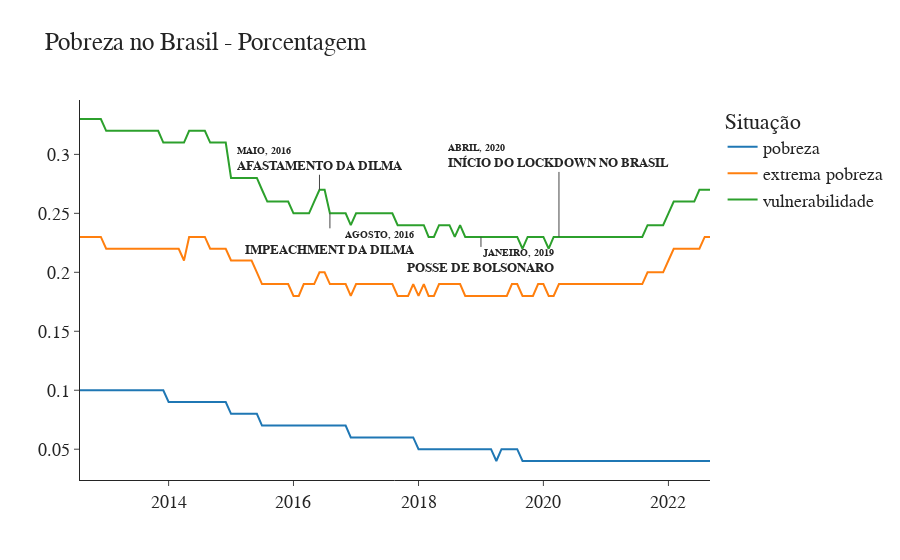

Notebook cell for this chart:
### Code cell
fig = go.Figure()



pobreza, pobreza_dilma1, pobreza_dilma2, pobreza_bolsonaro = datas('porcentagem_vulnerabilidade')


fig.add_trace(go.Scatter(x=df['referencia'], y=df['porcentagem_pobreza'], mode='lines', name='pobreza'))

fig.add_trace(go.Scatter(x=df['referencia'], y=df['porcentagem_extrema_pobreza'], mode='lines', name='extrema pobreza'))

fig.add_trace(go.Scatter(x=df['referencia'], y=df['porcentagem_vulnerabilidade'], mode='lines', name='vulnerabilidade'))



fig.add_annotation(x=lockdown_date,y=pobreza,text='<span style="font-size:10px"><b>ABRIL, 2020</b></span><br><sup><b>INÍCIO DO LOCKDOWN NO BRASIL</b></sup>',align='left',ax=0,ay=-80)

fig.add_annotation(x=afastamento_dilma,y=pobreza_dilma1,text='<span style="font-size:10px"><b>MAIO, 2016</b></span><br><sup><b>AFASTAMENTO DA DILMA</b></sup>',align='left',ax= 0)

fig.add_annotation(x=impeachment,y=pobreza_dilma2,text='<span style="font-size:10px"><b>AGOSTO, 2016</b></span><br><sup><b>IMPEACHMENT DA DILMA</b></sup>',align='right',ax= 0, ay=30)

fig.add_annotation(x=posse_bolsonaro,y=pobreza_bolsonaro,text='<span style="font-size:10px"><b>JANEIRO, 2019</b></span><br><sup><b>POSSE DE BOLSONARO</b></sup>',align='right',ax= 0, ay=25)


fig.update_layout(
    title="Pobreza no Brasil - Porcentagem",
    legend_title='Situação',
    font=dict(
        family="Courier New, monospace",
        size=18
    ),
    template='simple_white'
)

fig.show()
